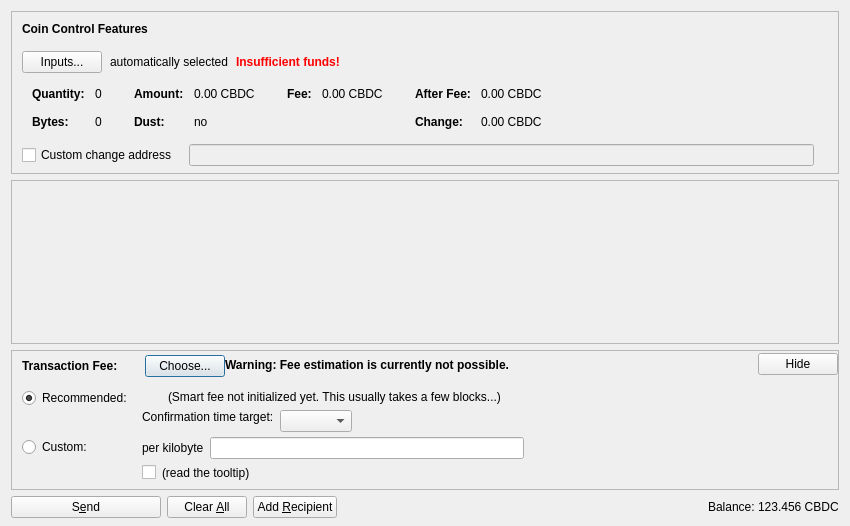
<?xml version="1.0" encoding="UTF-8"?>
<ui version="4.0">
 <class>SendCoinsDialog</class>
 <widget class="QDialog" name="SendCoinsDialog">
  <property name="geometry">
   <rect>
    <x>0</x>
    <y>0</y>
    <width>850</width>
    <height>526</height>
   </rect>
  </property>
  <property name="windowTitle">
   <string>Send Coins</string>
  </property>
  <layout class="QVBoxLayout" name="verticalLayout" stretch="0,1,0,0">
   <property name="bottomMargin">
    <number>8</number>
   </property>
   <item>
    <widget class="QFrame" name="frameCoinControl">
     <property name="sizePolicy">
      <sizepolicy hsizetype="Expanding" vsizetype="Expanding">
       <horstretch>0</horstretch>
       <verstretch>0</verstretch>
      </sizepolicy>
     </property>
     <property name="maximumSize">
      <size>
       <width>16777215</width>
       <height>16777215</height>
      </size>
     </property>
     <property name="frameShape">
      <enum>QFrame::StyledPanel</enum>
     </property>
     <property name="frameShadow">
      <enum>QFrame::Sunken</enum>
     </property>
     <layout class="QVBoxLayout" name="verticalLayoutCoinControl2">
      <property name="spacing">
       <number>0</number>
      </property>
      <property name="leftMargin">
       <number>0</number>
      </property>
      <property name="topMargin">
       <number>0</number>
      </property>
      <property name="rightMargin">
       <number>0</number>
      </property>
      <property name="bottomMargin">
       <number>6</number>
      </property>
      <item>
       <layout class="QVBoxLayout" name="verticalLayoutCoinControl" stretch="0,0,0,0,1">
        <property name="spacing">
         <number>0</number>
        </property>
        <property name="leftMargin">
         <number>10</number>
        </property>
        <property name="topMargin">
         <number>10</number>
        </property>
        <item>
         <layout class="QHBoxLayout" name="horizontalLayoutCoinControl1">
          <property name="bottomMargin">
           <number>15</number>
          </property>
          <item>
           <widget class="QLabel" name="labelCoinControlFeatures">
            <property name="sizePolicy">
             <sizepolicy hsizetype="Preferred" vsizetype="Maximum">
              <horstretch>0</horstretch>
              <verstretch>0</verstretch>
             </sizepolicy>
            </property>
            <property name="font">
             <font>
              <weight>75</weight>
              <bold>true</bold>
             </font>
            </property>
            <property name="styleSheet">
             <string notr="true">font-weight:bold;</string>
            </property>
            <property name="text">
             <string>Coin Control Features</string>
            </property>
           </widget>
          </item>
         </layout>
        </item>
        <item>
         <layout class="QHBoxLayout" name="horizontalLayoutCoinControl2" stretch="0,0,0,0">
          <property name="spacing">
           <number>8</number>
          </property>
          <property name="bottomMargin">
           <number>10</number>
          </property>
          <item>
           <widget class="QPushButton" name="pushButtonCoinControl">
            <property name="styleSheet">
             <string notr="true"/>
            </property>
            <property name="text">
             <string>Inputs...</string>
            </property>
            <property name="autoDefault">
             <bool>false</bool>
            </property>
           </widget>
          </item>
          <item>
           <widget class="QLabel" name="labelCoinControlAutomaticallySelected">
            <property name="text">
             <string>automatically selected</string>
            </property>
            <property name="margin">
             <number>5</number>
            </property>
           </widget>
          </item>
          <item>
           <widget class="QLabel" name="labelCoinControlInsuffFunds">
            <property name="font">
             <font>
              <weight>75</weight>
              <bold>true</bold>
             </font>
            </property>
            <property name="styleSheet">
             <string notr="true">color:red;font-weight:bold;</string>
            </property>
            <property name="text">
             <string>Insufficient funds!</string>
            </property>
            <property name="margin">
             <number>5</number>
            </property>
           </widget>
          </item>
          <item>
           <spacer name="horizontalSpacerCoinControl">
            <property name="orientation">
             <enum>Qt::Horizontal</enum>
            </property>
            <property name="sizeHint" stdset="0">
             <size>
              <width>40</width>
              <height>1</height>
             </size>
            </property>
           </spacer>
          </item>
         </layout>
        </item>
        <item>
         <widget class="QWidget" name="widgetCoinControl" native="true">
          <property name="sizePolicy">
           <sizepolicy hsizetype="Preferred" vsizetype="Preferred">
            <horstretch>0</horstretch>
            <verstretch>0</verstretch>
           </sizepolicy>
          </property>
          <property name="minimumSize">
           <size>
            <width>0</width>
            <height>0</height>
           </size>
          </property>
          <property name="styleSheet">
           <string notr="true"/>
          </property>
          <layout class="QHBoxLayout" name="horizontalLayoutCoinControl5">
           <property name="leftMargin">
            <number>0</number>
           </property>
           <property name="topMargin">
            <number>0</number>
           </property>
           <property name="rightMargin">
            <number>0</number>
           </property>
           <property name="bottomMargin">
            <number>0</number>
           </property>
           <item>
            <layout class="QHBoxLayout" name="horizontalLayoutCoinControl3" stretch="0,0,0,1">
             <property name="spacing">
              <number>20</number>
             </property>
             <property name="topMargin">
              <number>0</number>
             </property>
             <property name="bottomMargin">
              <number>10</number>
             </property>
             <item>
              <layout class="QFormLayout" name="formLayoutCoinControl1">
               <property name="horizontalSpacing">
                <number>10</number>
               </property>
               <property name="verticalSpacing">
                <number>14</number>
               </property>
               <property name="leftMargin">
                <number>10</number>
               </property>
               <property name="topMargin">
                <number>4</number>
               </property>
               <property name="rightMargin">
                <number>6</number>
               </property>
               <item row="0" column="0">
                <widget class="QLabel" name="labelCoinControlQuantityText">
                 <property name="font">
                  <font>
                   <weight>75</weight>
                   <bold>true</bold>
                  </font>
                 </property>
                 <property name="text">
                  <string>Quantity:</string>
                 </property>
                 <property name="margin">
                  <number>0</number>
                 </property>
                </widget>
               </item>
               <item row="0" column="1">
                <widget class="QLabel" name="labelCoinControlQuantity">
                 <property name="cursor">
                  <cursorShape>IBeamCursor</cursorShape>
                 </property>
                 <property name="contextMenuPolicy">
                  <enum>Qt::ActionsContextMenu</enum>
                 </property>
                 <property name="text">
                  <string notr="true">0</string>
                 </property>
                 <property name="margin">
                  <number>0</number>
                 </property>
                 <property name="textInteractionFlags">
                  <set>Qt::LinksAccessibleByMouse|Qt::TextSelectableByKeyboard|Qt::TextSelectableByMouse</set>
                 </property>
                </widget>
               </item>
               <item row="1" column="0">
                <widget class="QLabel" name="labelCoinControlBytesText">
                 <property name="font">
                  <font>
                   <weight>75</weight>
                   <bold>true</bold>
                  </font>
                 </property>
                 <property name="text">
                  <string>Bytes:</string>
                 </property>
                </widget>
               </item>
               <item row="1" column="1">
                <widget class="QLabel" name="labelCoinControlBytes">
                 <property name="cursor">
                  <cursorShape>IBeamCursor</cursorShape>
                 </property>
                 <property name="contextMenuPolicy">
                  <enum>Qt::ActionsContextMenu</enum>
                 </property>
                 <property name="text">
                  <string notr="true">0</string>
                 </property>
                 <property name="textInteractionFlags">
                  <set>Qt::LinksAccessibleByMouse|Qt::TextSelectableByKeyboard|Qt::TextSelectableByMouse</set>
                 </property>
                </widget>
               </item>
              </layout>
             </item>
             <item>
              <layout class="QFormLayout" name="formLayoutCoinControl2">
               <property name="horizontalSpacing">
                <number>10</number>
               </property>
               <property name="verticalSpacing">
                <number>14</number>
               </property>
               <property name="leftMargin">
                <number>6</number>
               </property>
               <property name="topMargin">
                <number>4</number>
               </property>
               <property name="rightMargin">
                <number>6</number>
               </property>
               <item row="0" column="0">
                <widget class="QLabel" name="labelCoinControlAmountText">
                 <property name="font">
                  <font>
                   <weight>75</weight>
                   <bold>true</bold>
                  </font>
                 </property>
                 <property name="text">
                  <string>Amount:</string>
                 </property>
                 <property name="margin">
                  <number>0</number>
                 </property>
                </widget>
               </item>
               <item row="0" column="1">
                <widget class="QLabel" name="labelCoinControlAmount">
                 <property name="cursor">
                  <cursorShape>IBeamCursor</cursorShape>
                 </property>
                 <property name="contextMenuPolicy">
                  <enum>Qt::ActionsContextMenu</enum>
                 </property>
                 <property name="text">
                  <string notr="true">0.00 CBDC</string>
                 </property>
                 <property name="textInteractionFlags">
                  <set>Qt::LinksAccessibleByMouse|Qt::TextSelectableByKeyboard|Qt::TextSelectableByMouse</set>
                 </property>
                </widget>
               </item>
               <item row="1" column="0">
                <widget class="QLabel" name="labelCoinControlLowOutputText">
                 <property name="font">
                  <font>
                   <weight>75</weight>
                   <bold>true</bold>
                  </font>
                 </property>
                 <property name="text">
                  <string>Dust:</string>
                 </property>
                </widget>
               </item>
               <item row="1" column="1">
                <widget class="QLabel" name="labelCoinControlLowOutput">
                 <property name="cursor">
                  <cursorShape>IBeamCursor</cursorShape>
                 </property>
                 <property name="contextMenuPolicy">
                  <enum>Qt::ActionsContextMenu</enum>
                 </property>
                 <property name="text">
                  <string notr="true">no</string>
                 </property>
                 <property name="textInteractionFlags">
                  <set>Qt::LinksAccessibleByMouse|Qt::TextSelectableByKeyboard|Qt::TextSelectableByMouse</set>
                 </property>
                </widget>
               </item>
              </layout>
             </item>
             <item>
              <layout class="QFormLayout" name="formLayoutCoinControl3">
               <property name="horizontalSpacing">
                <number>10</number>
               </property>
               <property name="verticalSpacing">
                <number>14</number>
               </property>
               <property name="leftMargin">
                <number>6</number>
               </property>
               <property name="topMargin">
                <number>4</number>
               </property>
               <property name="rightMargin">
                <number>6</number>
               </property>
               <item row="0" column="0">
                <widget class="QLabel" name="labelCoinControlFeeText">
                 <property name="font">
                  <font>
                   <weight>75</weight>
                   <bold>true</bold>
                  </font>
                 </property>
                 <property name="text">
                  <string>Fee:</string>
                 </property>
                 <property name="margin">
                  <number>0</number>
                 </property>
                </widget>
               </item>
               <item row="0" column="1">
                <widget class="QLabel" name="labelCoinControlFee">
                 <property name="cursor">
                  <cursorShape>IBeamCursor</cursorShape>
                 </property>
                 <property name="contextMenuPolicy">
                  <enum>Qt::ActionsContextMenu</enum>
                 </property>
                 <property name="text">
                  <string notr="true">0.00 CBDC</string>
                 </property>
                 <property name="textInteractionFlags">
                  <set>Qt::LinksAccessibleByMouse|Qt::TextSelectableByKeyboard|Qt::TextSelectableByMouse</set>
                 </property>
                </widget>
               </item>
              </layout>
             </item>
             <item>
              <layout class="QFormLayout" name="formLayoutCoinControl4">
               <property name="horizontalSpacing">
                <number>10</number>
               </property>
               <property name="verticalSpacing">
                <number>14</number>
               </property>
               <property name="leftMargin">
                <number>6</number>
               </property>
               <property name="topMargin">
                <number>4</number>
               </property>
               <property name="rightMargin">
                <number>6</number>
               </property>
               <item row="0" column="0">
                <widget class="QLabel" name="labelCoinControlAfterFeeText">
                 <property name="font">
                  <font>
                   <weight>75</weight>
                   <bold>true</bold>
                  </font>
                 </property>
                 <property name="text">
                  <string>After Fee:</string>
                 </property>
                 <property name="margin">
                  <number>0</number>
                 </property>
                </widget>
               </item>
               <item row="0" column="1">
                <widget class="QLabel" name="labelCoinControlAfterFee">
                 <property name="cursor">
                  <cursorShape>IBeamCursor</cursorShape>
                 </property>
                 <property name="contextMenuPolicy">
                  <enum>Qt::ActionsContextMenu</enum>
                 </property>
                 <property name="text">
                  <string notr="true">0.00 CBDC</string>
                 </property>
                 <property name="textInteractionFlags">
                  <set>Qt::LinksAccessibleByMouse|Qt::TextSelectableByKeyboard|Qt::TextSelectableByMouse</set>
                 </property>
                </widget>
               </item>
               <item row="1" column="0">
                <widget class="QLabel" name="labelCoinControlChangeText">
                 <property name="font">
                  <font>
                   <weight>75</weight>
                   <bold>true</bold>
                  </font>
                 </property>
                 <property name="text">
                  <string>Change:</string>
                 </property>
                </widget>
               </item>
               <item row="1" column="1">
                <widget class="QLabel" name="labelCoinControlChange">
                 <property name="cursor">
                  <cursorShape>IBeamCursor</cursorShape>
                 </property>
                 <property name="contextMenuPolicy">
                  <enum>Qt::ActionsContextMenu</enum>
                 </property>
                 <property name="text">
                  <string notr="true">0.00 CBDC</string>
                 </property>
                 <property name="textInteractionFlags">
                  <set>Qt::LinksAccessibleByMouse|Qt::TextSelectableByKeyboard|Qt::TextSelectableByMouse</set>
                 </property>
                </widget>
               </item>
              </layout>
             </item>
            </layout>
           </item>
          </layout>
         </widget>
        </item>
        <item>
         <layout class="QHBoxLayout" name="horizontalLayoutCoinControl4" stretch="0,0,0">
          <property name="spacing">
           <number>12</number>
          </property>
          <property name="sizeConstraint">
           <enum>QLayout::SetDefaultConstraint</enum>
          </property>
          <property name="topMargin">
           <number>5</number>
          </property>
          <property name="rightMargin">
           <number>5</number>
          </property>
          <item>
           <widget class="QCheckBox" name="checkBoxCoinControlChange">
            <property name="toolTip">
             <string>If this is activated, but the change address is empty or invalid, change will be sent to a newly generated address.</string>
            </property>
            <property name="text">
             <string>Custom change address</string>
            </property>
           </widget>
          </item>
          <item>
           <widget class="QValidatedLineEdit" name="lineEditCoinControlChange">
            <property name="enabled">
             <bool>false</bool>
            </property>
            <property name="sizePolicy">
             <sizepolicy hsizetype="Expanding" vsizetype="Fixed">
              <horstretch>0</horstretch>
              <verstretch>0</verstretch>
             </sizepolicy>
            </property>
           </widget>
          </item>
          <item>
           <widget class="QLabel" name="labelCoinControlChangeLabel">
            <property name="sizePolicy">
             <sizepolicy hsizetype="Preferred" vsizetype="Expanding">
              <horstretch>0</horstretch>
              <verstretch>0</verstretch>
             </sizepolicy>
            </property>
            <property name="minimumSize">
             <size>
              <width>0</width>
              <height>0</height>
             </size>
            </property>
            <property name="text">
             <string/>
            </property>
            <property name="margin">
             <number>3</number>
            </property>
           </widget>
          </item>
         </layout>
        </item>
        <item>
         <spacer name="verticalSpacerCoinControl">
          <property name="orientation">
           <enum>Qt::Vertical</enum>
          </property>
          <property name="sizeHint" stdset="0">
           <size>
            <width>800</width>
            <height>1</height>
           </size>
          </property>
         </spacer>
        </item>
       </layout>
      </item>
     </layout>
    </widget>
   </item>
   <item>
    <widget class="QScrollArea" name="scrollArea">
     <property name="widgetResizable">
      <bool>true</bool>
     </property>
     <widget class="QWidget" name="scrollAreaWidgetContents">
      <property name="geometry">
       <rect>
        <x>0</x>
        <y>0</y>
        <width>830</width>
        <height>104</height>
       </rect>
      </property>
      <layout class="QVBoxLayout" name="verticalLayout_2" stretch="0,1">
       <property name="leftMargin">
        <number>0</number>
       </property>
       <property name="topMargin">
        <number>0</number>
       </property>
       <property name="rightMargin">
        <number>0</number>
       </property>
       <property name="bottomMargin">
        <number>0</number>
       </property>
       <item>
        <layout class="QVBoxLayout" name="entries">
         <property name="spacing">
          <number>6</number>
         </property>
        </layout>
       </item>
       <item>
        <spacer name="verticalSpacer">
         <property name="orientation">
          <enum>Qt::Vertical</enum>
         </property>
         <property name="sizeHint" stdset="0">
          <size>
           <width>20</width>
           <height>40</height>
          </size>
         </property>
        </spacer>
       </item>
      </layout>
     </widget>
    </widget>
   </item>
   <item>
    <widget class="QFrame" name="frameFee">
     <property name="sizePolicy">
      <sizepolicy hsizetype="Expanding" vsizetype="Expanding">
       <horstretch>0</horstretch>
       <verstretch>0</verstretch>
      </sizepolicy>
     </property>
     <property name="maximumSize">
      <size>
       <width>16777215</width>
       <height>16777215</height>
      </size>
     </property>
     <property name="frameShape">
      <enum>QFrame::StyledPanel</enum>
     </property>
     <property name="frameShadow">
      <enum>QFrame::Sunken</enum>
     </property>
     <layout class="QVBoxLayout" name="verticalLayoutFee1">
      <property name="spacing">
       <number>0</number>
      </property>
      <property name="leftMargin">
       <number>0</number>
      </property>
      <property name="topMargin">
       <number>0</number>
      </property>
      <property name="rightMargin">
       <number>0</number>
      </property>
      <property name="bottomMargin">
       <number>0</number>
      </property>
      <item>
       <layout class="QVBoxLayout" name="verticalLayoutFee2" stretch="0,0,0">
        <property name="spacing">
         <number>0</number>
        </property>
        <property name="leftMargin">
         <number>10</number>
        </property>
        <property name="topMargin">
         <number>0</number>
        </property>
        <item>
         <layout class="QHBoxLayout" name="horizontalLayoutFee1">
          <property name="bottomMargin">
           <number>0</number>
          </property>
          <item>
           <layout class="QVBoxLayout" name="verticalLayoutFee7">
            <property name="spacing">
             <number>0</number>
            </property>
            <item>
             <spacer name="verticalSpacerSmartFee">
              <property name="orientation">
               <enum>Qt::Vertical</enum>
              </property>
              <property name="sizeType">
               <enum>QSizePolicy::Fixed</enum>
              </property>
              <property name="sizeHint" stdset="0">
               <size>
                <width>1</width>
                <height>4</height>
               </size>
              </property>
             </spacer>
            </item>
            <item>
             <layout class="QHBoxLayout" name="horizontalLayoutSmartFee">
              <property name="spacing">
               <number>10</number>
              </property>
              <item>
               <widget class="QLabel" name="labelFeeHeadline">
                <property name="sizePolicy">
                 <sizepolicy hsizetype="Preferred" vsizetype="Maximum">
                  <horstretch>0</horstretch>
                  <verstretch>0</verstretch>
                 </sizepolicy>
                </property>
                <property name="font">
                 <font>
                  <weight>75</weight>
                  <bold>true</bold>
                 </font>
                </property>
                <property name="styleSheet">
                 <string notr="true">font-weight:bold;</string>
                </property>
                <property name="text">
                 <string>Transaction Fee:</string>
                </property>
               </widget>
              </item>
              <item>
               <widget class="QLabel" name="labelFeeMinimized">
                <property name="text">
                 <string/>
                </property>
               </widget>
              </item>
              <item>
               <widget class="QPushButton" name="buttonChooseFee">
                <property name="text">
                 <string>Choose...</string>
                </property>
               </widget>
              </item>
             </layout>
            </item>
            <item>
             <spacer name="verticalSpacer_5">
              <property name="orientation">
               <enum>Qt::Vertical</enum>
              </property>
              <property name="sizeHint" stdset="0">
               <size>
                <width>1</width>
                <height>1</height>
               </size>
              </property>
             </spacer>
            </item>
           </layout>
          </item>
          <item>
           <widget class="QLabel" name="fallbackFeeWarningLabel">
            <property name="toolTip">
             <string>Using the fallbackfee can result in sending a transaction that will take several hours or days (or never) to confirm. Consider choosing your fee manually or wait until you have validated the complete chain.</string>
            </property>
            <property name="font">
            <font>
                <weight>75</weight>
                <bold>true</bold>
            </font>
            </property>
            <property name="text">
             <string>Warning: Fee estimation is currently not possible.</string>
            </property>
            <property name="wordWrap">
             <bool>false</bool>
            </property>
           </widget>
          </item>
          <item>
           <spacer name="horizontalSpacer_4">
            <property name="orientation">
             <enum>Qt::Horizontal</enum>
            </property>
            <property name="sizeType">
             <enum>QSizePolicy::MinimumExpanding</enum>
            </property>
            <property name="sizeHint" stdset="0">
             <size>
              <width>40</width>
              <height>20</height>
             </size>
            </property>
           </spacer>
          </item>
          <item>
           <widget class="QPushButton" name="buttonMinimizeFee">
            <property name="toolTip">
             <string>collapse fee-settings</string>
            </property>
            <property name="text">
             <string>Hide</string>
            </property>
           </widget>
          </item>
         </layout>
        </item>
        <item>
         <widget class="QFrame" name="frameFeeSelection">
          <layout class="QVBoxLayout" name="verticalLayoutFee12">
           <property name="spacing">
            <number>0</number>
           </property>
           <property name="leftMargin">
            <number>0</number>
           </property>
           <property name="topMargin">
            <number>0</number>
           </property>
           <property name="rightMargin">
            <number>0</number>
           </property>
           <property name="bottomMargin">
            <number>0</number>
           </property>
           <item>
            <layout class="QGridLayout" name="gridLayoutFee">
             <property name="topMargin">
              <number>10</number>
             </property>
             <property name="bottomMargin">
              <number>4</number>
             </property>
             <property name="horizontalSpacing">
              <number>10</number>
             </property>
             <property name="verticalSpacing">
              <number>4</number>
             </property>
             <item row="1" column="1">
              <layout class="QVBoxLayout" name="verticalLayoutFee8">
               <property name="spacing">
                <number>6</number>
               </property>
               <item>
                <layout class="QHBoxLayout" name="horizontalLayoutFee13">
                 <item>
                  <widget class="QLabel" name="labelCustomPerKilobyte">
                   <property name="toolTip">
                    <string>If the custom fee is set to 1000 satoshis and the transaction is only 250 bytes, then &quot;per kilobyte&quot; only pays 250 satoshis in fee, while &quot;total at least&quot; pays 1000 satoshis. For transactions bigger than a kilobyte both pay by kilobyte.</string>
                   </property>
                   <property name="text">
                    <string>per kilobyte</string>
                   </property>
                  </widget>
                 </item>
                 <item>
                  <widget class="BitcoinAmountField" name="customFee"/>
                 </item>
                 <item>
                  <spacer name="horizontalSpacer_6">
                   <property name="orientation">
                    <enum>Qt::Horizontal</enum>
                   </property>
                   <property name="sizeHint" stdset="0">
                    <size>
                     <width>1</width>
                     <height>1</height>
                    </size>
                   </property>
                  </spacer>
                 </item>
                </layout>
               </item>
               <item>
                <layout class="QHBoxLayout" name="horizontalLayoutFee8">
                 <item>
                  <widget class="QCheckBox" name="checkBoxMinimumFee">
                   <property name="toolTip">
                    <string>Paying only the minimum fee is just fine as long as there is less transaction volume than space in the blocks. But be aware that this can end up in a never confirming transaction once there is more demand for cannabcoin transactions than the network can process.</string>
                   </property>
                   <property name="text">
                    <string/>
                   </property>
                  </widget>
                 </item>
                 <item>
                  <widget class="QLabel" name="labelMinFeeWarning">
                   <property name="enabled">
                    <bool>true</bool>
                   </property>
                   <property name="toolTip">
                    <string>Paying only the minimum fee is just fine as long as there is less transaction volume than space in the blocks. But be aware that this can end up in a never confirming transaction once there is more demand for cannabcoin transactions than the network can process.</string>
                   </property>
                   <property name="text">
                    <string>(read the tooltip)</string>
                   </property>
                   <property name="margin">
                    <number>5</number>
                   </property>
                  </widget>
                 </item>
                 <item>
                  <spacer name="horizontalSpacer_2">
                   <property name="orientation">
                    <enum>Qt::Horizontal</enum>
                   </property>
                   <property name="sizeHint" stdset="0">
                    <size>
                     <width>1</width>
                     <height>1</height>
                    </size>
                   </property>
                  </spacer>
                 </item>
                </layout>
               </item>
              </layout>
             </item>
             <item row="0" column="0">
              <layout class="QVBoxLayout" name="verticalLayoutFee4" stretch="0,1">
               <item>
                <widget class="QRadioButton" name="radioSmartFee">
                 <property name="text">
                  <string>Recommended:</string>
                 </property>
                 <property name="checked">
                  <bool>true</bool>
                 </property>
                 <attribute name="buttonGroup">
                  <string notr="true">groupFee</string>
                 </attribute>
                </widget>
               </item>
               <item>
                <spacer name="verticalSpacer_2">
                 <property name="orientation">
                  <enum>Qt::Vertical</enum>
                 </property>
                 <property name="sizeHint" stdset="0">
                  <size>
                   <width>1</width>
                   <height>1</height>
                  </size>
                 </property>
                </spacer>
               </item>
              </layout>
             </item>
             <item row="1" column="0">
              <layout class="QVBoxLayout" name="verticalLayoutFee9" stretch="0,1">
               <item>
                <widget class="QRadioButton" name="radioCustomFee">
                 <property name="text">
                  <string>Custom:</string>
                 </property>
                 <attribute name="buttonGroup">
                  <string notr="true">groupFee</string>
                 </attribute>
                </widget>
               </item>
               <item>
                <spacer name="verticalSpacer_6">
                 <property name="orientation">
                  <enum>Qt::Vertical</enum>
                 </property>
                 <property name="sizeHint" stdset="0">
                  <size>
                   <width>1</width>
                   <height>1</height>
                  </size>
                 </property>
                </spacer>
               </item>
              </layout>
             </item>
             <item row="0" column="1">
              <layout class="QVBoxLayout" name="verticalLayoutFee3" stretch="0,0,1">
               <property name="spacing">
                <number>6</number>
               </property>
               <property name="topMargin">
                <number>2</number>
               </property>
               <item>
                <layout class="QHBoxLayout" name="horizontalLayoutFee12">
                 <item>
                  <widget class="QLabel" name="labelSmartFee">
                   <property name="text">
                    <string/>
                   </property>
                   <property name="margin">
                    <number>2</number>
                   </property>
                  </widget>
                 </item>
                 <item>
                  <widget class="QLabel" name="labelFeeEstimation">
                   <property name="text">
                    <string/>
                   </property>
                  </widget>
                 </item>
                 <item>
                  <widget class="QLabel" name="labelSmartFee2">
                   <property name="text">
                    <string>(Smart fee not initialized yet. This usually takes a few blocks...)</string>
                   </property>
                   <property name="margin">
                    <number>2</number>
                   </property>
                  </widget>
                 </item>
                 <item>
                  <spacer name="horizontalSpacer_5">
                   <property name="orientation">
                    <enum>Qt::Horizontal</enum>
                   </property>
                   <property name="sizeHint" stdset="0">
                    <size>
                     <width>1</width>
                     <height>1</height>
                    </size>
                   </property>
                  </spacer>
                 </item>
                </layout>
               </item>
               <item>
                <layout class="QHBoxLayout" name="horizontalLayoutFee9">
                 <item>
                  <layout class="QVBoxLayout" name="verticalLayoutFee6">
                   <item>
                    <widget class="QLabel" name="labelSmartFee3">
                     <property name="text">
                      <string>Confirmation time target:</string>
                     </property>
                     <property name="margin">
                      <number>2</number>
                     </property>
                    </widget>
                   </item>
                   <item>
                    <spacer name="verticalSpacer_3">
                     <property name="orientation">
                      <enum>Qt::Vertical</enum>
                     </property>
                     <property name="sizeHint" stdset="0">
                      <size>
                       <width>1</width>
                       <height>1</height>
                      </size>
                     </property>
                    </spacer>
                   </item>
                  </layout>
                 </item>
                 <item>
                  <layout class="QVBoxLayout" name="verticalLayoutFee5">
                   <property name="rightMargin">
                    <number>30</number>
                   </property>
                   <item>
                    <layout class="QHBoxLayout" name="horizontalLayoutConfTarget">
                     <property name="bottomMargin">
                      <number>0</number>
                     </property>
                     <item>
                      <widget class="QComboBox" name="confTargetSelector"/>
                     </item>
                     <item>
                      <spacer name="horizontalSpacerConfTarget">
                       <property name="orientation">
                        <enum>Qt::Horizontal</enum>
                       </property>
                       <property name="sizeHint" stdset="0">
                        <size>
                         <width>40</width>
                         <height>20</height>
                        </size>
                       </property>
                      </spacer>
                     </item>
                    </layout>
                   </item>
                  </layout>
                 </item>
                </layout>
               </item>
               <item>
                <spacer name="verticalSpacer_4">
                 <property name="orientation">
                  <enum>Qt::Vertical</enum>
                 </property>
                 <property name="sizeHint" stdset="0">
                  <size>
                   <width>1</width>
                   <height>1</height>
                  </size>
                 </property>
                </spacer>
               </item>
              </layout>
             </item>
            </layout>
           </item>
          </layout>
         </widget>
        </item>
        <item>
         <spacer name="verticalSpacerFee">
          <property name="orientation">
           <enum>Qt::Vertical</enum>
          </property>
          <property name="sizeHint" stdset="0">
           <size>
            <width>40</width>
            <height>5</height>
           </size>
          </property>
         </spacer>
        </item>
       </layout>
      </item>
     </layout>
    </widget>
   </item>
   <item>
    <layout class="QHBoxLayout" name="horizontalLayout">
     <item>
      <widget class="QPushButton" name="sendButton">
       <property name="minimumSize">
        <size>
         <width>150</width>
         <height>0</height>
        </size>
       </property>
       <property name="toolTip">
        <string>Confirm the send action</string>
       </property>
       <property name="text">
        <string>S&amp;end</string>
       </property>
       <property name="icon">
        <iconset resource="../bitcoin.qrc">
         <normaloff>:/icons/send</normaloff>:/icons/send</iconset>
       </property>
       <property name="autoDefault">
        <bool>false</bool>
       </property>
       <property name="default">
        <bool>false</bool>
       </property>
      </widget>
     </item>
     <item>
      <widget class="QPushButton" name="clearButton">
       <property name="sizePolicy">
        <sizepolicy hsizetype="Minimum" vsizetype="Fixed">
         <horstretch>0</horstretch>
         <verstretch>0</verstretch>
        </sizepolicy>
       </property>
       <property name="toolTip">
        <string>Clear all fields of the form.</string>
       </property>
       <property name="text">
        <string>Clear &amp;All</string>
       </property>
       <property name="icon">
        <iconset resource="../bitcoin.qrc">
         <normaloff>:/icons/remove</normaloff>:/icons/remove</iconset>
       </property>
       <property name="autoDefault">
        <bool>false</bool>
       </property>
      </widget>
     </item>
     <item>
      <widget class="QPushButton" name="addButton">
       <property name="toolTip">
        <string>Send to multiple recipients at once</string>
       </property>
       <property name="text">
        <string>Add &amp;Recipient</string>
       </property>
       <property name="icon">
        <iconset resource="../bitcoin.qrc">
         <normaloff>:/icons/add</normaloff>:/icons/add</iconset>
       </property>
       <property name="autoDefault">
        <bool>false</bool>
       </property>
      </widget>
     </item>
     <item>
      <spacer name="horizontalSpacer">
       <property name="orientation">
        <enum>Qt::Horizontal</enum>
       </property>
       <property name="sizeHint" stdset="0">
        <size>
         <width>40</width>
         <height>20</height>
        </size>
       </property>
      </spacer>
     </item>
     <item>
      <layout class="QHBoxLayout" name="horizontalLayout_2">
       <property name="spacing">
        <number>3</number>
       </property>
       <item>
        <widget class="QLabel" name="label">
         <property name="sizePolicy">
          <sizepolicy hsizetype="Preferred" vsizetype="Fixed">
           <horstretch>0</horstretch>
           <verstretch>0</verstretch>
          </sizepolicy>
         </property>
         <property name="text">
          <string>Balance:</string>
         </property>
        </widget>
       </item>
       <item>
        <widget class="QLabel" name="labelBalance">
         <property name="sizePolicy">
          <sizepolicy hsizetype="Preferred" vsizetype="Fixed">
           <horstretch>0</horstretch>
           <verstretch>0</verstretch>
          </sizepolicy>
         </property>
         <property name="cursor">
          <cursorShape>IBeamCursor</cursorShape>
         </property>
         <property name="text">
          <string notr="true">123.456 CBDC</string>
         </property>
         <property name="textInteractionFlags">
          <set>Qt::LinksAccessibleByMouse|Qt::TextSelectableByKeyboard|Qt::TextSelectableByMouse</set>
         </property>
        </widget>
       </item>
      </layout>
     </item>
    </layout>
   </item>
  </layout>
 </widget>
 <customwidgets>
  <customwidget>
   <class>QValidatedLineEdit</class>
   <extends>QLineEdit</extends>
   <header>qt/qvalidatedlineedit.h</header>
  </customwidget>
  <customwidget>
   <class>BitcoinAmountField</class>
   <extends>QLineEdit</extends>
   <header>qt/bitcoinamountfield.h</header>
   <container>1</container>
  </customwidget>
 </customwidgets>
 <resources>
  <include location="../bitcoin.qrc"/>
 </resources>
 <connections/>
 <buttongroups>
  <buttongroup name="groupFee"/>
 </buttongroups>
</ui>
